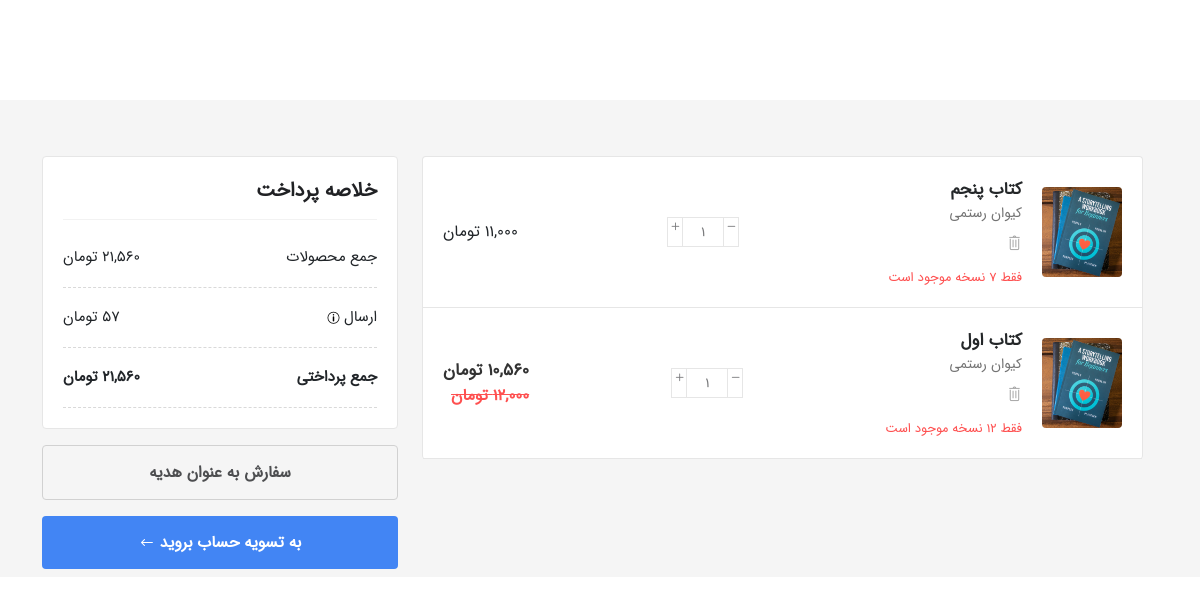
/order/ (signed in), run on the app's committed database.
### ordering_app/models.py (models this page shows)
class OrderDetailModel(models.Model):
    basket = models.ForeignKey(BasketOrderModel, on_delete=models.CASCADE)
    product = models.ForeignKey(ProductModel, on_delete=models.CASCADE)
    count = models.PositiveIntegerField()
    off = models.FloatField()
    def final_product_price(self):
        res = int(self.product.price  * self.count)
        return round(res)
    def final_product_price_with_off(self):
        res = int(self.product.price - (self.product.price * (self.product.is_off / 100))) * self.count
        return round(res)

class BasketOrderModel(models.Model):
    user = models.ForeignKey(settings.AUTH_USER_MODEL, on_delete=models.CASCADE)
    is_paid = models.BooleanField(default=False)
    paid_date = models.DateTimeField(null=True, blank=True)
    def sum_basket(self):
        final_price = 0
        try:
            for detail in self.orderdetailmodel_set.all():
                if detail.product.is_off is not None:
                    final_price += detail.final_product_price_with_off()
                else:
                    final_price +=detail.final_product_price()
            return int(final_price)
        except:
            return 0

### product_app/models.py (models this page shows, shortened)
class ProductModel(models.Model) :
    image = models.ImageField(upload_to='products/', verbose_name="تصویر")
    title = models.CharField(max_length=50, verbose_name="عنوان")
    price = models.IntegerField(verbose_name="قیمت")
    publication_date = models.DateField(auto_now_add=False, verbose_name="تاریخ انتشار")
    publisher = models.CharField(max_length=50, verbose_name="ناشر")
    length = models.IntegerField(verbose_name="طول کتاب")
    version = models.IntegerField(verbose_name="نسخه")
    ISBN = models.IntegerField(verbose_name="شابک")
    language = models.CharField(max_length=50, verbose_name="زبان")
    author = models.ForeignKey(to=AuthorModel,on_delete=models.CASCADE,  verbose_name="نویسنده")
    category = models.ForeignKey(to=CategoryModel, on_delete=models.CASCADE, verbose_name="دسته بندی کتاب")
    description = models.TextField(verbose_name="توضیحات")
    seller = models.CharField(max_length=50, verbose_name="فروشنده")
    is_off = models.PositiveSmallIntegerField(blank=True,null=True, validators=[MinValueValidator(0), MaxValueValidator(100)], verbose_name="تخفیف(بصورت درصد)")
    is_active = models.BooleanField(default=True, verbose_name="فعال/غیر فعال")
    count = models.PositiveIntegerField(null=True , verbose_name='تعداد')
    slug = models.SlugField(verbose_name= "عنوان در مرورگر", allow_unicode=True)
    class Meta:
        verbose_name = "محصول"
        verbose_name_plural = "محصولات"

class AuthorModel(models.Model):
    image = models.ImageField(upload_to='authors/', verbose_name="تصویر")
    name = models.CharField(max_length=50, verbose_name="نام و نام خانوادگی")
    birth = models.IntegerField( verbose_name="تاریخ تولد(سال) ")
    language = models.CharField(max_length=50, verbose_name="زبان", null=True)
    number_books = models.IntegerField(verbose_name="تعداد کتاب های نویسنده")
    number_awards = models.IntegerField(verbose_name="تعداد جوایز نویسنده")
    category = models.ManyToManyField(to=CategoryModel, verbose_name="ژانر کتاب های  نویسنده")
    description = models.TextField(verbose_name="توضیحات")
    slug = models.SlugField(verbose_name="عنوان در مرورگر")
    class Meta:
        verbose_name = "نویسنده"
        verbose_name_plural = "نویسندگان"

### ordering_app/views.py (the view)
# urls.py: path("", OrderView.as_view() , name = 'order_page'),
class OrderView(View):
    def get(self, request):
        try:
            user = request.user
            basket = BasketOrderModel.objects.filter(user= user, is_paid=False).first()
            details =basket.orderdetailmodel_set.all()
            return render(request, 'order_page.html', {
                'details' : details ,
                'basket' : basket
            })
        except:
            return render(request, 'order_page.html', {
            })

### polls/templatetags/poll_extras.py (called while the page is built)
@register.filter(name="number_seprator")
def number_seprator(value=0):
    return "{:,}".format(int(value))

### ordering_app/templates/order_page.html (shortened to what this page needs)
{% extends '_layout.html' %}
{% load poll_extras %}
{% block content %}
    <section>
        <div class="cart-header-alert pt-3" data-bg-color="#f5f5f5">
        </div>
        <section class="bj_cart_area" data-bg-color="#f5f5f5">
            <div class="container rtl">
                <div class="row gy-lg-0 gy-3" id="basket_content">
                    {% include 'basket.html' %}
    </section>
{% endblock %}

### ordering_app/templates/basket.html (shortened to what this page needs)
{% load poll_extras %}
<div class="col-lg-8" id="basket_content">
    {% if request.user.is_authenticated %}
        {% if basket.sum_basket == 0 or empty_basket %}
            <div class="container rtl">
                <div class="alert alert-warning alert-dismissible fade show  mb-0" role="alert">
                    <button type="button" class="btn-close" data-bs-dismiss="alert"
                            aria-label="Close"></button>
                    <h6>مشتری گرامی</h6>
                    <p>سبد خرید شما خالی است</p>
                </div>
                <div class="cart-empty" style="margin-right: 200px">
                    <img src="/static/img/cart-placeholder.png" alt="سبد خرید"
                         class="img-fluid mx-auto d-block"
                         style="max-width: 800px; opacity: 0.8;">
                </div>
            </div>
        {% else %}
            <div class="cart_item_wrapper">
            {% for detail in details %}
                <div class="single_cart_item">
                    <div class="cart_item_image">
                        <img src="{{ detail.product.image.url }}" alt="cart">
                    </div>
                    <div class="cart_item_content">
                        <a href="product-single.html" class="book_name">{{ detail.product.title }}</a>
                        <div class="author_name">{{ detail.product.author.name }} </div>
                        <div class="cart_action">
                            <a onclick="remove_detail({{ detail.id }})" class="cart_remove"><i
                                    class="ti-trash"></i></a>
                        </div>
                        <div class="book_available">فقط {{ detail.product.count }} نسخه موجود است</div>
                    </div>
                    <div class="cart_quantity">
                        <a onclick="count_product( {{ detail.product.id }},'minus')"
                           class="quantity_btn minus"><i class="icon_minus-06"></i></a>
                        <input type="text" step="1" value="{{ detail.count }}">
                        <a onclick="count_product( {{ detail.product.id }}, 'plus')"
                           class="quantity_btn plus"><i class="icon_plus"></i></a>
                    </div>
                    {% if detail.product.is_off %}
                        <div class="cart_item_price">
                            <div class="cart_item_price_discount">{{ detail.final_product_price_with_off|number_seprator }}
                                تومان
                            </div>
                            <div class="cart_item_price_mrp">{{ detail.final_product_price|number_seprator }}  تومان</div>
                        </div>
                    {% else %}
                        <div class="cart_item_price_discount">{{ detail.final_product_price|number_seprator }}
                                تومان
                            </div>
                    {% endif %}
                </div>
            {% endfor %}
        {% endif %}
    {% endif %}
    </div>
</div>
{% if basket.sum_basket != 0 %}
    <div class="col-lg-4">
        <div class="cart_checkout_summary">
            <div class="cart_checkout_header">
                <h5>خلاصه پرداخت</h5>
            </div>
            <div class="cart_checkout_body">
                <div class="checkout_item">
                    <span>جمع محصولات</span>
                    <span>{{ basket.sum_basket|number_seprator }} تومان</span>
                </div>
                <div class="checkout_item">
                                        <span>ارسال <button type="button" class="tooltip-btn" data-bs-toggle="tooltip"
                                                            data-bs-placement="top" title=""
                                                            data-bs-original-title="راهنمای بابت ارسال">
                                                <i class="icon_info_alt"></i>
                                            </button></span>
                    <span>57 تومان </span>
                </div>
                <div class="checkout_item strong">
                    <span>جمع پرداختی</span>
                    <span> {{ basket.sum_basket|number_seprator }} تومان   </span>
                </div>
            </div>
        </div>
        <div class="cart_proceed_checkout mt-3">
            <a href="checkout-gift.html" class="bj_theme_btn strock_btn w-100 ">سفارش به عنوان
                هدیه</a>
            <a href="checkout.html" class="bj_theme_btn w-100 border-0 mt-2">به تسویه حساب بروید <i
                    class="arrow_right"></i></a>
        </div>
    </div>
    </div>
{% endif %}

### data on the page
OrderDetailModel: product.image (picture), product "کتاب پنجم", product.author.name "کیوان رستمی", count "1", final_product_price|number_seprator "11,000"
OrderDetailModel: product.image (picture), product "کتاب اول", product.author.name "کیوان رستمی", count "1", final_product_price_with_off|number_seprator "10,560", final_product_price|number_seprator "12,000"
BasketOrderModel: sum_basket|number_seprator "21,560"
